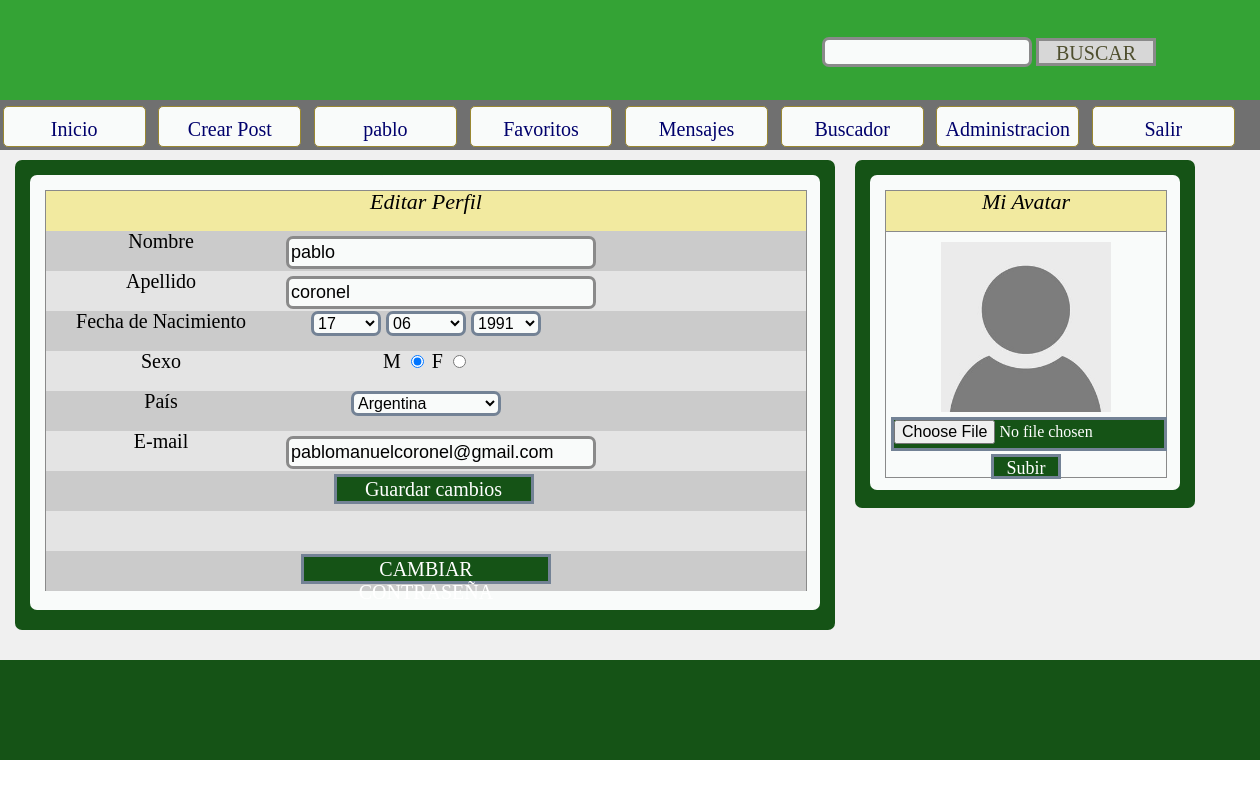
Page /perfil/editar_perfil.php?id_edit=1 (signed in) on the committed database.
### tables this page shows
CREATE TABLE IF NOT EXISTS `registro_usuarios` (
  `id` int(10) NOT NULL AUTO_INCREMENT,
  `nivel_usuario` varchar(20) NOT NULL,
  `usuario` varchar(30) NOT NULL,
  `clave` varchar(30) NOT NULL,
  `email` varchar(100) NOT NULL,
  `nombre` varchar(50) NOT NULL,
  `apellido` varchar(50) NOT NULL,
  `fecha_nacimiento` date NOT NULL,
  `sexo` varchar(10) NOT NULL,
  `pais` varchar(50) NOT NULL,
  `fecha_registro` date NOT NULL,
  `avatar` varchar(100) NOT NULL,
  `codigo_registro` varchar(50) NOT NULL,
  `estado_registro` varchar(20) NOT NULL,
  `estado_cuenta` varchar(20) NOT NULL,
  `online` varchar(10) NOT NULL,
  PRIMARY KEY (`id`)
);

### perfil/editar_perfil.php (the view, shortened to what this page needs)
<?php
include('../conexion_DB/conexion_DB.php');
?>
<!DOCTYPE html PUBLIC "-//W3C//DTD XHTML 1.0 Transitional//EN" "http://www.w3.org/TR/xhtml1/DTD/xhtml1-transitional.dtd">
<html>
	<head>
		<link rel='stylesheet' type='text/css' href='../css/reset.css'></link>
		<link rel='stylesheet' type='text/css' href='../css/layout.css'></link>
		<link rel='stylesheet' type='text/css' href='../css/cabecera.css'></link>
		<link rel='stylesheet' type='text/css' href='../css/editar_perfil.css'></link>
	</head>
	<body onLoad="setInterval('nuevo_mensaje(<?php echo $_SESSION["login_id"]; ?>)', 5000);">
		<div id='body'>
			<div id='header'>
				<?php
					include('../cabecera/cabecera.php');
				?>
			</div>
	<div id='content'>
		<div id='general'>
		<div id='general_editar_perfil'>
			<div id='marco_1'>
			<?php
					$sql="SELECT * FROM registro_usuarios WHERE id ='$_GET[id_edit]'";
					$res= mysqli_query($conexion,$sql);
					while($tabla= mysqli_fetch_assoc($res)){
						$fila= $tabla;
					}
					$fecha= explode('-', $fila['fecha_nacimiento']);
			?>
			<form method='post' id='editar_perfil' onSubmit='return funcion_controles()' action='proceso.php'>
			<ul>
				<li class='fila' id='cam_0'>
					<span class='items'></span>
					<span class='campos'>Editar Perfil</span>
					<span class='mensajes' id='span_nada'></span>
				</li>
				<li class='fila' id='cam_1'>
					<span class='items'>Nombre</span>
					<span class='campos'>
						<input type='text' name='nombre' id='nombre' value="<?php echo $fila['nombre']; ?>">
					</span>
					<span class='mensajes' id='span_nombre'></span>
				</li>
				<li class='fila' id='cam_2'>
					<span class='items'>Apellido</span>
					<span class='campos'>
						<input type='text' name='apellido' id='apellido' value="<?php echo $fila['apellido']; ?>">
					</span>
					<span class='mensajes' id='span_apellido'></span>
				</li>
				<li class='fila' id='cam_1'>
					<span class='items'>Fecha de Nacimiento</span>
					<span class='campos'>
						<?php include('fecha_nacimiento.php'); ?>
					</span>
					<span class='mensajes' id='span_fecha_nacimiento'></span>
				</li>
				<li class='fila' id='cam_2'>
					<span class='items'>Sexo</span>
					<span class='campos'>
						<?php
							if($fila['sexo'] == 'm'){
						?>
							M <input type='radio' name='sexo' id='sexo' value='m' checked='checked'>
							F <input type='radio' name='sexo' id='sexo' value='f'>
						<?php
							}else{
						?>
							M <input type='radio' name='sexo' id='sexo' value='m'>
							F <input type='radio' name='sexo' id='sexo' value='f' checked='checked'>
						<?php
							}
						?>
					</span>
					<span class='mensajes' id='span_sexo'></span>
				</li>
				<li class='fila' id='cam_1'>
					<span class='items'>Pa&iacute;s</span>
					<span class='campos'>
						<select name='pais' id='pais'>
							<option value="<?php echo $fila['pais']; ?>"><?php echo $fila['pais']; ?></option>
						</select>
					</span>
					<span class='mensajes' id='span_pais'></span>
				</li>
				<li class='fila' id='cam_2'>
					<span class='items'>E-mail</span>
					<span class='campos'>
						<input type='text' name='email' id='email' value="<?php echo $fila['email']; ?>">
					</span>
					<span class='mensajes' id='span_email'></span>
				</li>
				<li class='fila' id='cam_1'>
					<span class='items'></span>
					<span class='campos'>
						<input type='submit' name='guardar_cambios' value='Guardar cambios'>
					</span>
					<span class='mensajes' id='span_nada'></span>
				</li>
				<li class='fila' id='cam_2'>
					<span class='items'></span>
					<span class='campos'></span>
					<span class='mensajes' id='span_nada'></span>
				</li>
				<li class='fila' id='cam_1'>
					<span class='items'></span>
					<span class='campos'>
						<?php $id_user_pass= $_GET['id_edit']; ?>
						<button type='button' onClick="location.href='cambio_clave.php?id_user=<?php echo $id_user_pass; ?>'">
							CAMBIAR CONTRASE&Ntilde;A
						</button>
					</span>
					<span class='mensajes' id='span_nada'></span>
				</li>
			</ul>
			</form>
			</div>
		</div>
		<div id='avatar'>
			<div id='marco_2'>
			<form method='post' enctype='multipart/form-data' action='cambio_avatar.php'>
				<div id='titulo_avatar'>
					<span id='span_avatar'>Mi Avatar</span>
				</div>
				<div id='cuerpo_avatar'>
					<img name='avatar_img' id='avatar_img' src="../<?php echo $fila['avatar']; ?>">
					<input type='file' name='seleccion_img' id='seleccion_img'>
					<input type='submit' name='seleccion_submit' id='seleccion_submit' value='Subir'>
				</div>
			</form>
			</div>
		</div>
		</div>
	</div>
			<div id='footer'>
			</div>
		</div>
	</body>
</html>

### perfil/fecha_nacimiento.php (shortened to what this page needs)
<select name='dia' id='dia'>
	<option value="<?php echo $fecha['2']; ?>"><?php echo $fecha['2']; ?></option>
</select>
<select name='mes' id='mes'>
	<option value="<?php echo $fecha['1']; ?>"><?php echo $fecha['1']; ?></option>
</select>
<select name='anio' id='anio'>
	<option value="<?php echo $fecha['0']; ?>"><?php echo $fecha['0']; ?></option>
</select>

### css/layout.css (style rules this page uses)
#body { min-width: 50%; max-width: 100%; min-height: 100%; max-height: 700%; background-color: #F0F0F0; margin: 0 auto; }
#header { min-width: 1250px; max-width: 100%; height: 150px; background-color: #34a335; margin: 0 auto; overflow: hidden; }
#content { background-color: #F0F0F0; width: 1250px; min-height: 510px; max-height: 50000px; margin-top: 0%; margin: 0 auto; overflow: hidden; }
#footer { min-width: 1250px; max-width: 100%; height: 100px; background-color: #155316; margin: 0 auto; overflow: hidden; }

### rows in the picture
registro_usuarios: nombre "pablo", apellido "coronel", dia "17", mes "06", anio "1991", pais "Argentina", email "pablomanuelcoronel@gmail.com", avatar (placeholder picture)

### other values in the picture
$_SESSION['login_usuario'] "pablo"
